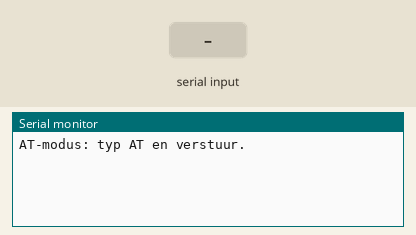
Simulated run of this sketch. Board: Arduino Mega 2560, built with avr-gcc and run on an emulated ATmega2560. Parts: the last lines printed to the serial monitor. The inputs (shaded band) are chosen by the test bench.

Above: at 1.2 s.
1.3 s: "1" received over the second serial link
At 2.1 s:
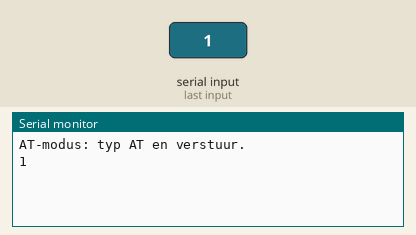
2.8 s: "0" received over the second serial link
At 3.2 s:
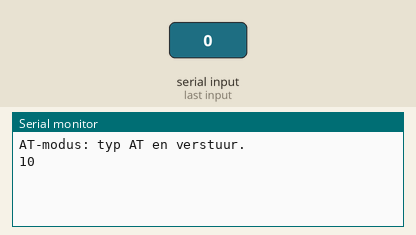

Measured:
- after the input at 1.3 s, the serial monitor: prints a new line at once (image 1)
- after the input at 2.8 s, the serial monitor: prints a new line at once (image 2)

The sketch:

hc08-at-config.ino
```cpp
// HC-08 AT-configuratie: geeft alles door tussen USB en de HC-08
// Seriële monitor: 115200 baud. Geen telefoon verbinden tijdens het configureren.

void setup() {
  Serial.begin(115200);    // USB naar laptop
  Serial1.begin(9600);     // HC-08 (standaard 9600 baud)
  Serial.println("AT-modus: typ AT en verstuur.");
}

void loop() {
  if (Serial1.available()) Serial.write(Serial1.read());
  if (Serial.available()) Serial1.write(Serial.read());
}
```
